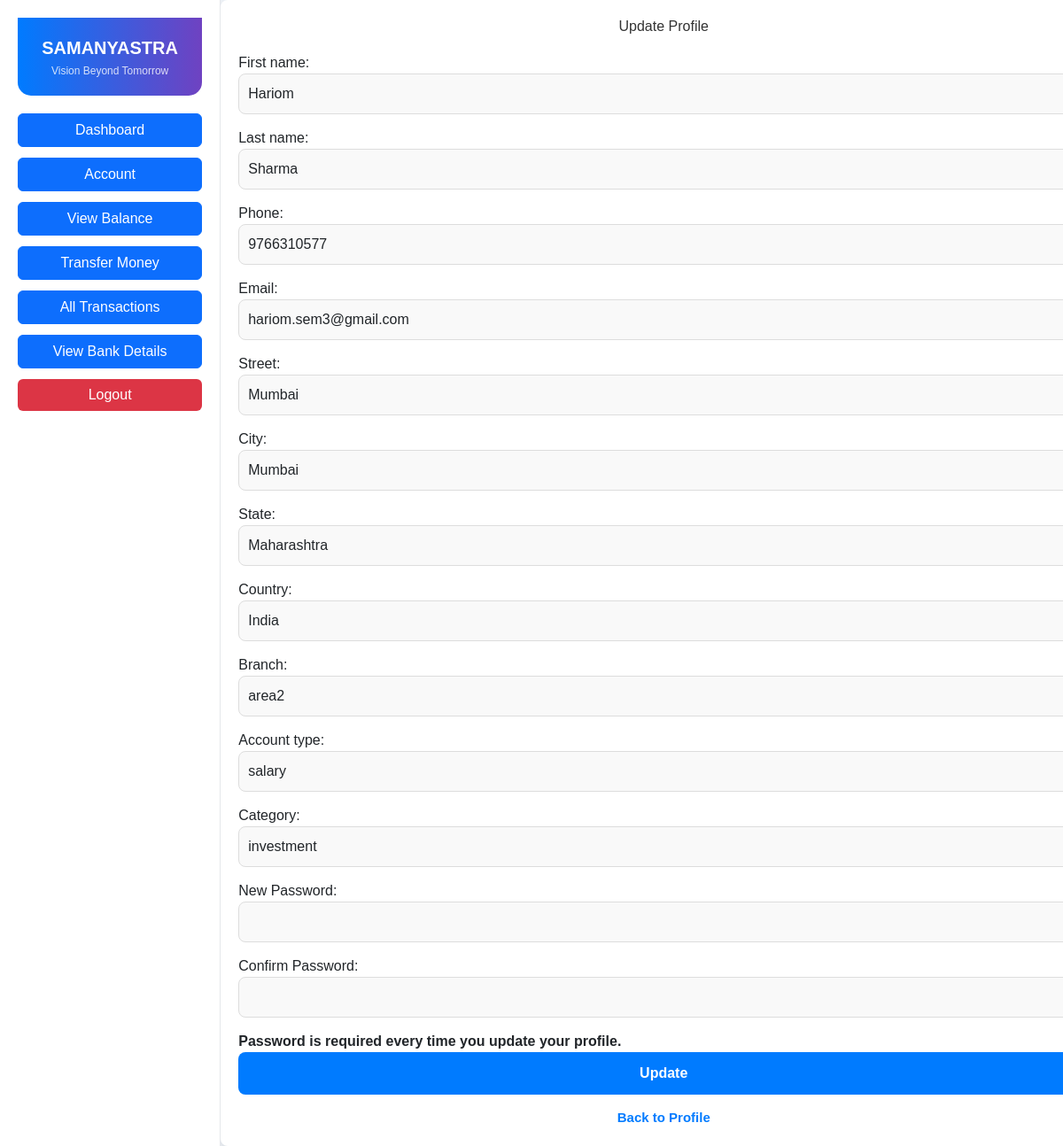
Page /update_profile/ (signed in) on the committed database.
### website/models.py (models this page shows, shortened)
class CustomUser(models.Model):
    first_name = models.CharField(max_length=255)
    last_name = models.CharField(max_length=255)
    phone = models.CharField(max_length=15, unique=True)
    aadhaar = models.CharField(max_length=12, unique=True)
    pan = models.CharField(max_length=10, unique=True)
    account_number = models.CharField(max_length=20, unique=True)
    password = models.CharField(max_length=255, blank=True, null=True)
    email = models.EmailField(max_length=255, null=True, blank=True)
    street = models.CharField(max_length=255, null=True, blank=True)
    city = models.CharField(max_length=100, null=True, blank=True)
    zips = models.CharField(max_length=10, null=True, blank=True)
    state = models.CharField(max_length=100, null=True, blank=True)
    country = models.CharField(max_length=100, null=True, blank=True)
    branch = models.CharField(max_length=255, null=True, blank=True)
    ifsc_code = models.CharField(max_length=15, null=True, blank=True)
    balance = models.DecimalField(max_digits=15, decimal_places=2, default=0.00)
    account_type = models.CharField(max_length=100, null=True, blank=True)
    category = models.CharField(max_length=100, null=True, blank=True)
    security_pin = models.CharField(max_length=6, blank=True, null=True)

### website/views.py (the view)
# urls.py: path('update_profile/', views.update_profile, name='update_profile'),
def update_profile(request):
    user_id = request.session.get("user_id")
    if not user_id:
        return redirect("/bank_login/")
    try:
        user = CustomUser.objects.get(id=user_id)
    except CustomUser.DoesNotExist:
        return redirect("/bank_login/")
    if request.method == 'POST':
        form = CustomUserUpdateForm(request.POST, instance=user)
        if form.is_valid():
            user = form.save(commit=False)
            if form.cleaned_data["password"]:
                user.password = make_password(form.cleaned_data["password"])
            user.save()
            messages.success(request, "Profile updated successfully!")
            return redirect('/profile_view/')
        else:
            messages.error(request, "Please correct the errors below.")
    else:
        form = CustomUserUpdateForm(instance=user)
    return render(request, 'update_profile.html', {'form': form})

### website/forms.py (shortened to what this page needs)
class CustomUserUpdateForm(forms.ModelForm):
    password = forms.CharField(
        widget=forms.PasswordInput(),
        required=True,
        label="New Password"
    )
    confirm_password = forms.CharField(
        widget=forms.PasswordInput(),
        required=True,
        label="Confirm Password"
    )
    class Meta:
        model = CustomUser
        fields = [
            'first_name', 'last_name', 'phone', 'email',
            'street', 'city', 'state', 'country',
            'branch', 'account_type', 'category', 'password'
        ]

### templates/website/update_profile.html (shortened to what this page needs)
<!DOCTYPE html>
<html lang="en">
<head>
    <script src="https://cdn.tailwindcss.com"></script>
    <link href="https://cdnjs.cloudflare.com/ajax/libs/font-awesome/5.15.3/css/all.min.css" rel="stylesheet"/>
    <link href="https://cdn.jsdelivr.net/npm/bootstrap@5.3.0/dist/css/bootstrap.min.css" rel="stylesheet">
</head>
<body class="d-flex">
    <div class="sidebar">
        <div class="logo">
            <span class="text-xl font-bold">SAMANYASTRA</span>
            <div class="text-xs mt-1 opacity-80">Vision Beyond Tomorrow</div>
        </div>
        <nav>
            <ul class="list-none space-y-3">
                <li><a href="/Dashboard" class="btn btn-primary w-full">Dashboard</a></li>
                <li><a href="/profile_view" class="btn btn-primary w-full">Account</a></li>
                <li><a href="/view_balance/" class="btn btn-primary w-full">View Balance</a></li>
                <li><a href="/transfer_money/" class="btn btn-primary w-full">Transfer Money</a></li>
                <li><a href="/all_transactions/" class="btn btn-primary w-full">All Transactions</a></li>
                <li><a href="/bank_details" class="btn btn-primary w-full">View Bank Details</a></li>
                <li><a href="/acc_logout" class="btn btn-danger w-full">Logout</a></li>
            </ul>
        </nav>
    </div>
    <div class="main-content">
        <div class="update-profile-container">
            <h2>Update Profile</h2>
            <form method="POST">
                {{ form.as_p }}
                <p><strong>Password is required every time you update your profile.</strong></p>
                <button type="submit" class="update-profile-btn">Update</button>
            </form>
            <a href="{% url 'bank_details' %}" class="back-to-profile">Back to Profile</a>
        </div>
    </div>
</body>
</html>

### templates/website/update_profile.html (style rules this page uses)
body { background-color: #f0f8ff; font-family: Arial, sans-serif; }
.sidebar { background: #ffffff; border-right: 1px solid #e5e7eb; box-shadow: 2px 0 10px rgba(0, 0, 0, 0.05); width: 260px; padding: 20px; transition: width 0.3s ease; }
.sidebar .logo { background: linear-gradient(to right, #007bff, #6f42c1); color: white; padding: 20px; text-align: center; border-radius: 0 0 15px 15px; margin-bottom: 20px; }
.sidebar .btn-danger { background: #dc3545; border: none; }
.main-content { flex-grow: 1; background: #eef2f7; height: 100vh; overflow: auto; }
.update-profile-container { width: 1000px; padding: 20px; background: white; border-radius: 8px; box-shadow: 0 4px 10px rgba(0, 0, 0, 0.1); }
.update-profile-container h2 { text-align: center; color: #333; margin-bottom: 20px; }
.update-profile-container form input { width: 100%; display: block; text-align: left; padding: 10px; margin-bottom: 15px; border: 1px solid #ddd; border-radius: 8px; font-size: 16px; background: #f9f9f9; transition: all 0.3s ease; }
.update-profile-btn { width: 100%; padding: 12px; background-color: #007bff; color: white; font-size: 16px; font-weight: bold; border: none; border-radius: 8px; cursor: pointer; transition: all 0.3s ease; }
.back-to-profile { display: block; text-align: center; margin-top: 15px; color: #007bff; font-size: 15px; text-decoration: none; font-weight: bold; }

### rows in the picture
CustomUser: first_name "Hariom", last_name "Sharma", phone "9766310577", email "hariom.sem3@gmail.com", street "Mumbai", city "Mumbai", state "Maharashtra", country "India", branch "area2", account_type "salary", category "investment"
